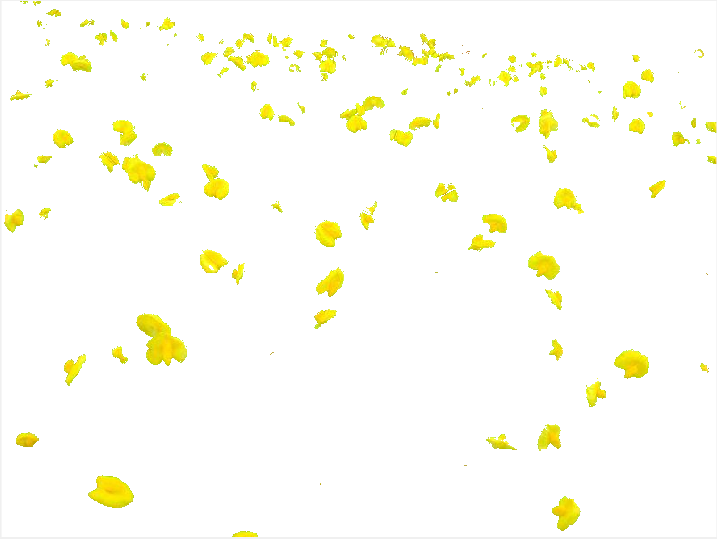
%> input picture Code/777.png, 717 x 539 px
$ octave calculate.m   (GNU Octave 9; MATLAB toolbox functions it lacks are replaced by stand-ins)
%> lines starting %> are read from the running program, lines starting %| are printed output that depends on the picture; in (x1, y1, x2, y2) boxes, pixels count from 0 and x2, y2 are one past the last pixel; in counts of white or black regions, pixels touching at a corner belong together; the program's own positions count from 1
I=imread('777.png');
%> I is the input picture: size 539x717x3 uint8; mean R, G, B 253.5, 253.2, 242
I=rgb2gray(I);
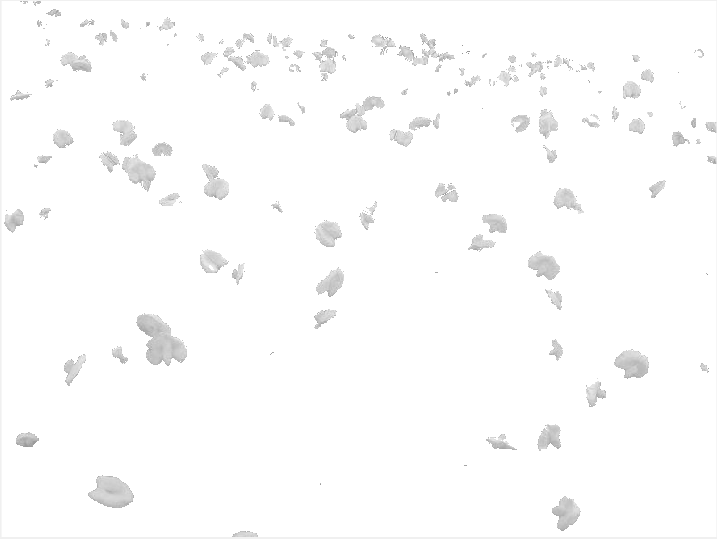
%> I: size 539x717 uint8; min 146, max 255, mean 252
%figure,subplot(131),imshow(I),title('原始图像');%显示该灰度图像
B=imbinarize(I,graythresh(I));%对该灰度图像进行自动阈值
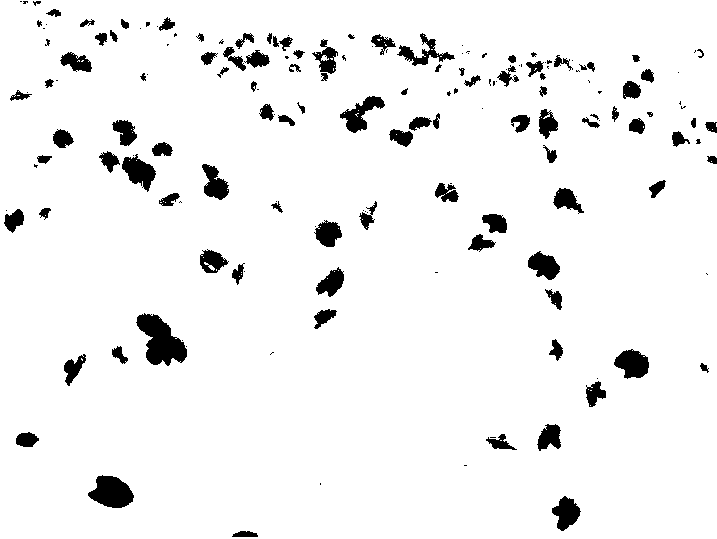
%> B: size 539x717 logical; 94.5% white; 171 black regions (69 under 20 px), largest, box (x1, y1, x2, y2) and area: (136, 313, 187, 366) 1531, (88, 475, 134, 508) 1027, (614, 349, 649, 379) 714
%B1=~B;%二值图像取反
%subplot(132),imshow(B1),title('二值图像');%显示取反后二值图像
B=imerode(B,strel('disk',5));%腐蚀运算
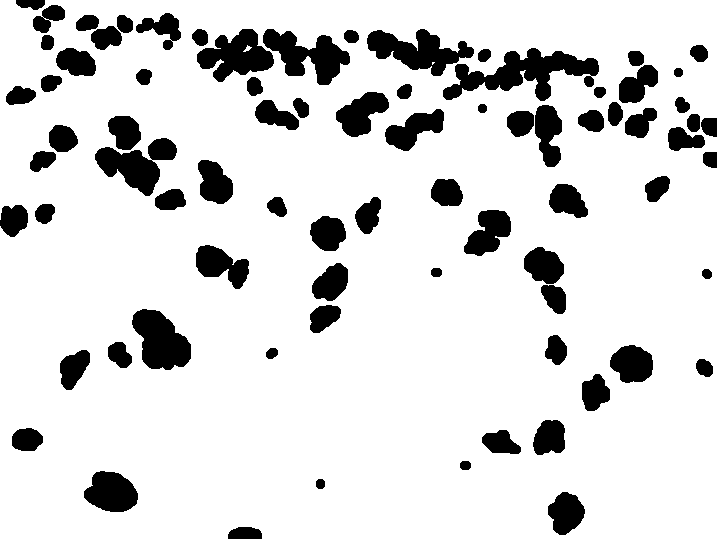
%> B: size 539x717 logical; 85.9% white; 78 black regions
%figure,imshow(B1),title('标记图像');
[x,n]=bwlabel(B);%区域标记
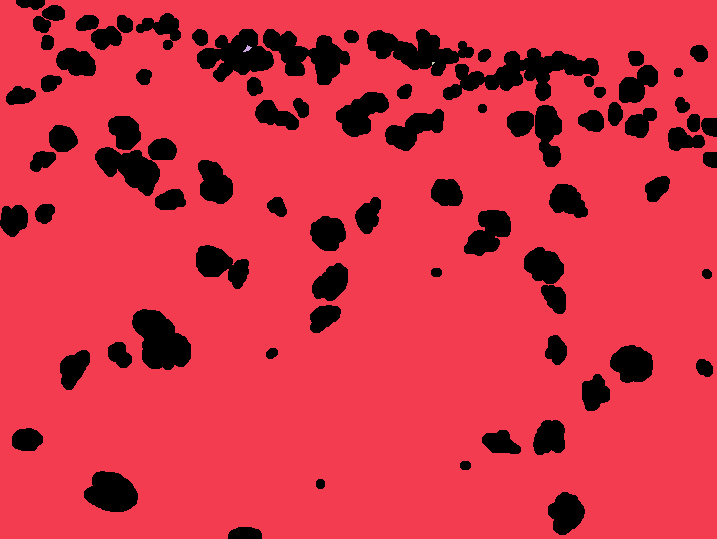
%> x: size 539x717 double; 4 distinct labels, from 0 to 3; one colour per label, 0 black
%> n = 3
stats=regionprops(x, 'all');% 求出面积、重心等19个特征参数
%> stats = 3 regions; box (x1, y1, x2, y2), Area, Centroid, MajorAxisLength, MinorAxisLength and Eccentricity: (0, 0, 717, 539) 331748 [360.6 282.6] 832.1 618.7 0.669, (243, 45, 252, 52) 28 [248.1 49.3] 9.18 4.65 0.862, (432, 62, 435, 65) 6 [433.7 63.7] 3.83 2.4 0.778
X=label2rgb(x); %对标记图像做伪彩色变换
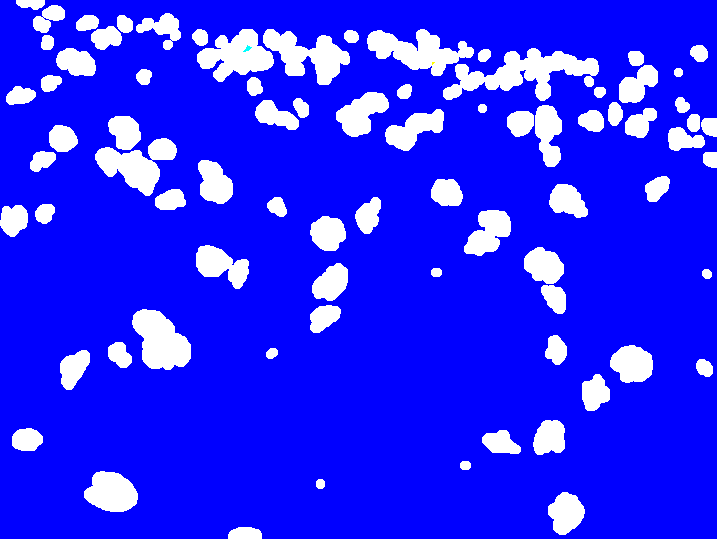
%> X: size 539x717x3 uint8; mean R, G, B 36.1, 36.1, 255
%imshow(X),title('标记图像'); %显示伪彩变换后的标记图像
%imshow(B1),title('标记图像');
B1=zeros(size(B));
for i=1:n %逐个计算并显示各个区域的面积和重心坐标值
    ar=stats(i).Area;
    disp(ar);
    if ar>1000
        [p,q]=find(x==i);
        B2=bwselect(B,q,p,8);%获取只有该区域的二值图像
        B1=(B1)|(B2);
        %获取所有满足上述要求的区域的二值
    end
end
%> this loop made 3 passes
%> ar on passes 1 to 3: 331748, 28, 6
%| 331748
%| 28
%| 6
figure,imshow(B1);
% [234 lines of commented-out code are left out]
